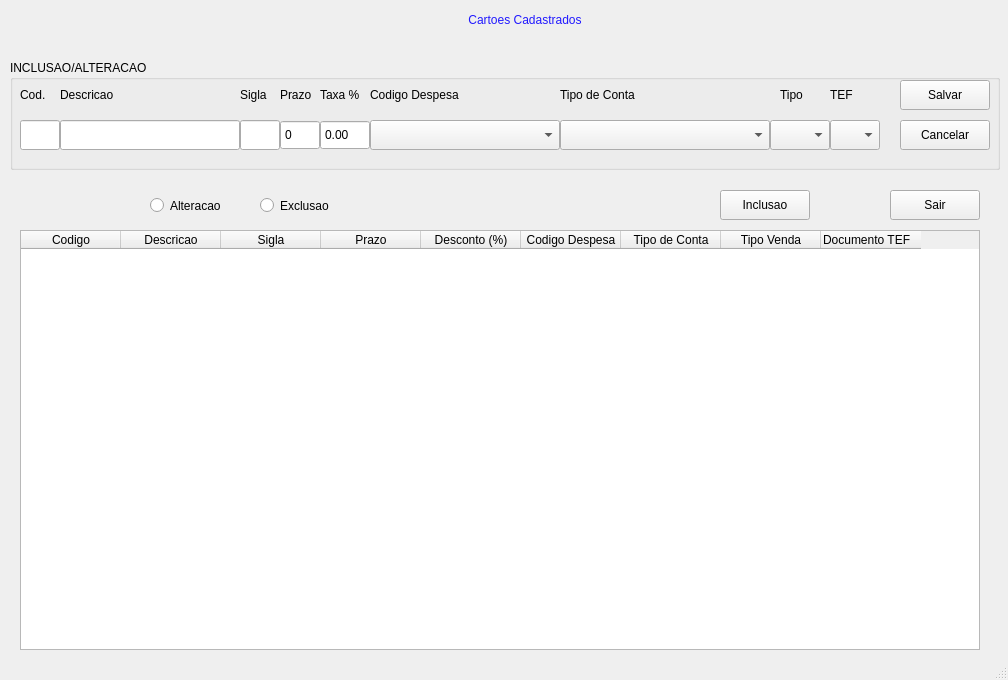
<?xml version="1.0" encoding="UTF-8"?>
<ui version="4.0">
 <class>MainWindow</class>
 <widget class="QMainWindow" name="MainWindow">
  <property name="geometry">
   <rect>
    <x>0</x>
    <y>0</y>
    <width>1008</width>
    <height>680</height>
   </rect>
  </property>
  <property name="windowTitle">
   <string>MainWindow</string>
  </property>
  <property name="styleSheet">
   <string notr="true"/>
  </property>
  <widget class="QWidget" name="centralwidget">
   <widget class="QTableWidget" name="tableWidget">
    <property name="geometry">
     <rect>
      <x>20</x>
      <y>230</y>
      <width>960</width>
      <height>420</height>
     </rect>
    </property>
    <property name="styleSheet">
     <string notr="true"/>
    </property>
    <attribute name="horizontalHeaderVisible">
     <bool>true</bool>
    </attribute>
    <attribute name="horizontalHeaderCascadingSectionResizes">
     <bool>false</bool>
    </attribute>
    <attribute name="verticalHeaderCascadingSectionResizes">
     <bool>true</bool>
    </attribute>
    <column>
     <property name="text">
      <string notr="true">Codigo</string>
     </property>
    </column>
    <column>
     <property name="text">
      <string>Descricao</string>
     </property>
    </column>
    <column>
     <property name="text">
      <string>Sigla</string>
     </property>
    </column>
    <column>
     <property name="text">
      <string>Prazo</string>
     </property>
    </column>
    <column>
     <property name="text">
      <string>Desconto (%)</string>
     </property>
    </column>
    <column>
     <property name="text">
      <string>Codigo Despesa</string>
     </property>
    </column>
    <column>
     <property name="text">
      <string>Tipo de Conta</string>
     </property>
    </column>
    <column>
     <property name="text">
      <string>Tipo Venda</string>
     </property>
    </column>
    <column>
     <property name="text">
      <string>Documento TEF</string>
     </property>
     <property name="textAlignment">
      <set>AlignLeading|AlignVCenter</set>
     </property>
    </column>
   </widget>
   <widget class="QLabel" name="label">
    <property name="geometry">
     <rect>
      <x>360</x>
      <y>0</y>
      <width>330</width>
      <height>40</height>
     </rect>
    </property>
    <property name="styleSheet">
     <string notr="true">border-color: rgb(132, 168, 163);
color: rgb(33, 25, 255);
font: 87 16pt &quot;Arial Black&quot;;</string>
    </property>
    <property name="text">
     <string>Cartoes Cadastrados</string>
    </property>
    <property name="alignment">
     <set>Qt::AlignCenter</set>
    </property>
   </widget>
   <widget class="QPushButton" name="bt_inclusao">
    <property name="geometry">
     <rect>
      <x>720</x>
      <y>190</y>
      <width>90</width>
      <height>30</height>
     </rect>
    </property>
    <property name="styleSheet">
     <string notr="true"/>
    </property>
    <property name="text">
     <string>Inclusao</string>
    </property>
   </widget>
   <widget class="QRadioButton" name="rb_alteracao">
    <property name="geometry">
     <rect>
      <x>150</x>
      <y>190</y>
      <width>90</width>
      <height>31</height>
     </rect>
    </property>
    <property name="styleSheet">
     <string notr="true"/>
    </property>
    <property name="text">
     <string>Alteracao</string>
    </property>
   </widget>
   <widget class="QPushButton" name="bt_sair">
    <property name="geometry">
     <rect>
      <x>890</x>
      <y>190</y>
      <width>90</width>
      <height>30</height>
     </rect>
    </property>
    <property name="styleSheet">
     <string notr="true"/>
    </property>
    <property name="text">
     <string>Sair</string>
    </property>
   </widget>
   <widget class="QRadioButton" name="rb_exclusao">
    <property name="geometry">
     <rect>
      <x>260</x>
      <y>190</y>
      <width>90</width>
      <height>31</height>
     </rect>
    </property>
    <property name="styleSheet">
     <string notr="true"/>
    </property>
    <property name="text">
     <string>Exclusao</string>
    </property>
   </widget>
   <widget class="QGroupBox" name="groupBox">
    <property name="geometry">
     <rect>
      <x>10</x>
      <y>60</y>
      <width>990</width>
      <height>110</height>
     </rect>
    </property>
    <property name="title">
     <string>INCLUSAO/ALTERACAO</string>
    </property>
    <widget class="QLabel" name="label_8">
     <property name="geometry">
      <rect>
       <x>550</x>
       <y>20</y>
       <width>210</width>
       <height>30</height>
      </rect>
     </property>
     <property name="styleSheet">
      <string notr="true"/>
     </property>
     <property name="text">
      <string>Tipo de Conta</string>
     </property>
    </widget>
    <widget class="QComboBox" name="comboBox_4">
     <property name="geometry">
      <rect>
       <x>820</x>
       <y>60</y>
       <width>50</width>
       <height>30</height>
      </rect>
     </property>
     <property name="styleSheet">
      <string notr="true"/>
     </property>
    </widget>
    <widget class="QPushButton" name="bt_salvar">
     <property name="geometry">
      <rect>
       <x>890</x>
       <y>20</y>
       <width>90</width>
       <height>30</height>
      </rect>
     </property>
     <property name="styleSheet">
      <string notr="true"/>
     </property>
     <property name="text">
      <string>Salvar</string>
     </property>
    </widget>
    <widget class="QDoubleSpinBox" name="doubleSpinBox_2">
     <property name="geometry">
      <rect>
       <x>270</x>
       <y>60</y>
       <width>40</width>
       <height>30</height>
      </rect>
     </property>
     <property name="styleSheet">
      <string notr="true"/>
     </property>
     <property name="buttonSymbols">
      <enum>QAbstractSpinBox::NoButtons</enum>
     </property>
     <property name="decimals">
      <number>0</number>
     </property>
    </widget>
    <widget class="QLabel" name="label_9">
     <property name="geometry">
      <rect>
       <x>770</x>
       <y>20</y>
       <width>40</width>
       <height>30</height>
      </rect>
     </property>
     <property name="styleSheet">
      <string notr="true"/>
     </property>
     <property name="text">
      <string>Tipo</string>
     </property>
    </widget>
    <widget class="QLineEdit" name="msigla">
     <property name="geometry">
      <rect>
       <x>230</x>
       <y>60</y>
       <width>40</width>
       <height>30</height>
      </rect>
     </property>
     <property name="styleSheet">
      <string notr="true"/>
     </property>
     <property name="maxLength">
      <number>2</number>
     </property>
    </widget>
    <widget class="QComboBox" name="comboBox_2">
     <property name="geometry">
      <rect>
       <x>360</x>
       <y>60</y>
       <width>190</width>
       <height>30</height>
      </rect>
     </property>
     <property name="styleSheet">
      <string notr="true"/>
     </property>
    </widget>
    <widget class="QDoubleSpinBox" name="doubleSpinBox">
     <property name="geometry">
      <rect>
       <x>310</x>
       <y>60</y>
       <width>50</width>
       <height>30</height>
      </rect>
     </property>
     <property name="styleSheet">
      <string notr="true"/>
     </property>
     <property name="buttonSymbols">
      <enum>QAbstractSpinBox::NoButtons</enum>
     </property>
    </widget>
    <widget class="QLabel" name="label_2">
     <property name="geometry">
      <rect>
       <x>10</x>
       <y>20</y>
       <width>40</width>
       <height>30</height>
      </rect>
     </property>
     <property name="styleSheet">
      <string notr="true"/>
     </property>
     <property name="text">
      <string>Cod.</string>
     </property>
    </widget>
    <widget class="QLabel" name="label_6">
     <property name="geometry">
      <rect>
       <x>310</x>
       <y>20</y>
       <width>50</width>
       <height>30</height>
      </rect>
     </property>
     <property name="styleSheet">
      <string notr="true"/>
     </property>
     <property name="text">
      <string>Taxa %</string>
     </property>
    </widget>
    <widget class="QPushButton" name="bt_cancelar">
     <property name="geometry">
      <rect>
       <x>890</x>
       <y>60</y>
       <width>90</width>
       <height>30</height>
      </rect>
     </property>
     <property name="styleSheet">
      <string notr="true"/>
     </property>
     <property name="text">
      <string>Cancelar</string>
     </property>
    </widget>
    <widget class="QLineEdit" name="mcartao">
     <property name="geometry">
      <rect>
       <x>50</x>
       <y>60</y>
       <width>180</width>
       <height>30</height>
      </rect>
     </property>
     <property name="styleSheet">
      <string notr="true"/>
     </property>
     <property name="maxLength">
      <number>25</number>
     </property>
    </widget>
    <widget class="QComboBox" name="comboBox">
     <property name="geometry">
      <rect>
       <x>550</x>
       <y>60</y>
       <width>210</width>
       <height>30</height>
      </rect>
     </property>
     <property name="styleSheet">
      <string notr="true"/>
     </property>
    </widget>
    <widget class="QLabel" name="label_4">
     <property name="geometry">
      <rect>
       <x>230</x>
       <y>20</y>
       <width>40</width>
       <height>30</height>
      </rect>
     </property>
     <property name="styleSheet">
      <string notr="true"/>
     </property>
     <property name="text">
      <string>Sigla</string>
     </property>
    </widget>
    <widget class="QLabel" name="label_10">
     <property name="geometry">
      <rect>
       <x>820</x>
       <y>20</y>
       <width>50</width>
       <height>30</height>
      </rect>
     </property>
     <property name="styleSheet">
      <string notr="true"/>
     </property>
     <property name="text">
      <string>TEF</string>
     </property>
    </widget>
    <widget class="QComboBox" name="comboBox_3">
     <property name="geometry">
      <rect>
       <x>760</x>
       <y>60</y>
       <width>60</width>
       <height>30</height>
      </rect>
     </property>
     <property name="styleSheet">
      <string notr="true"/>
     </property>
    </widget>
    <widget class="QLabel" name="label_5">
     <property name="geometry">
      <rect>
       <x>270</x>
       <y>20</y>
       <width>40</width>
       <height>30</height>
      </rect>
     </property>
     <property name="styleSheet">
      <string notr="true"/>
     </property>
     <property name="text">
      <string>Prazo</string>
     </property>
    </widget>
    <widget class="QLabel" name="label_3">
     <property name="geometry">
      <rect>
       <x>50</x>
       <y>20</y>
       <width>180</width>
       <height>30</height>
      </rect>
     </property>
     <property name="styleSheet">
      <string notr="true"/>
     </property>
     <property name="text">
      <string>Descricao</string>
     </property>
    </widget>
    <widget class="QLabel" name="label_7">
     <property name="geometry">
      <rect>
       <x>360</x>
       <y>20</y>
       <width>190</width>
       <height>30</height>
      </rect>
     </property>
     <property name="styleSheet">
      <string notr="true"/>
     </property>
     <property name="text">
      <string>Codigo Despesa</string>
     </property>
    </widget>
    <widget class="QLineEdit" name="mcodigo">
     <property name="geometry">
      <rect>
       <x>10</x>
       <y>60</y>
       <width>40</width>
       <height>30</height>
      </rect>
     </property>
     <property name="styleSheet">
      <string notr="true"/>
     </property>
     <property name="maxLength">
      <number>4</number>
     </property>
    </widget>
   </widget>
   <zorder>label</zorder>
   <zorder>bt_inclusao</zorder>
   <zorder>rb_alteracao</zorder>
   <zorder>bt_sair</zorder>
   <zorder>rb_exclusao</zorder>
   <zorder>tableWidget</zorder>
   <zorder>groupBox</zorder>
  </widget>
  <widget class="QStatusBar" name="statusBar"/>
 </widget>
 <tabstops>
  <tabstop>tableWidget</tabstop>
  <tabstop>rb_alteracao</tabstop>
  <tabstop>rb_exclusao</tabstop>
  <tabstop>bt_inclusao</tabstop>
  <tabstop>bt_sair</tabstop>
 </tabstops>
 <resources/>
 <connections/>
</ui>
